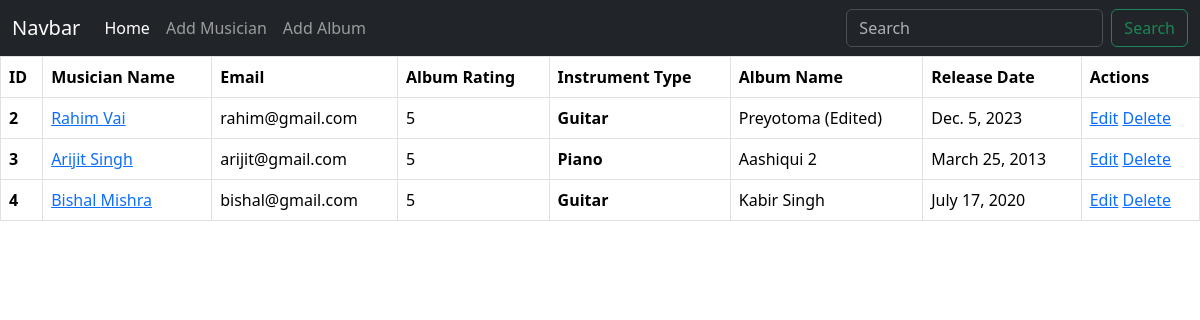
The page / on the database its author committed.
### Album_app/models.py (models this page shows, shortened)
class Album(models.Model):
    album_name = models.CharField(max_length=50)
    album_release_date = models.DateField()
    RATING_CHOICES = [
        (1, 'One'),
        (2, 'Two'),
        (3, 'Three'),
        (4, 'Four'),
        (5, 'Five'),
    ]
    rating = models.IntegerField(choices=RATING_CHOICES)  # Stores the rating as an integer
    Musician = models.ForeignKey(Musician, on_delete=models.CASCADE)

### Musician_app/models.py (models this page shows, shortened)
class Musician(models.Model):
    first_name = models.CharField(max_length=20)
    last_name = models.CharField(max_length=30)
    email = models.EmailField(unique=True)  # Enforce unique emails for musicians
    phone = models.CharField(max_length=12, blank=True, null=True)  # Allow optional phone numbers
    instrument = models.CharField(max_length=100)

### Musicians_Directory/views.py (the view)
# urls.py: 2. Add a URL to urlpatterns:  path('', views.home, name='home')
def home(request):
    albums = Album.objects.all()
    return render(request, 'home.html', {'albums' : albums})

### templates/home.html (shortened to what this page needs)
{% extends "base.html" %}
{%load crispy_forms_tags%}
{% block content %}
<table class="table table-bordered">
    <thead>
      <tr>
        <th scope="col">ID</th>
        <th scope="col">Musician Name</th>
        <th scope="col">Email</th>
        <th scope="col">Album Rating</th>
        <th scope="col">Instrument Type</th>
        <th scope="col">Album Name</th>
        <th scope="col">Release Date</th>
        <th scope="col">Actions</th>
      </tr>
    </thead>
    <tbody>
      {% for albumData in albums %}
        <tr>
          <th>{{albumData.id}}</th>
          <td>
            <a href=" {% url  'Edit_Musician' albumData.Musician.id %} ">
              {{albumData.Musician.first_name}}
              {{albumData.Musician.last_name}}
            </a>
          </td>
          <td> {{albumData.Musician.email}} </td>
          <td> {{albumData.rating}} </td>
          <th> {{albumData.Musician.instrument}} </th>
          <td> {{albumData.album_name}} </td>
          <td> {{albumData.album_release_date}} </td>
          <td>
            <a href="{% url 'Edit_Album' albumData.id %}">Edit</a>
            <a href="{% url 'Delete_Album' albumData.id %}">Delete</a>
          </td>
        </tr>
      {% endfor %}
    </tbody>
  </table>
{% endblock content %}

### templates/base.html (shortened to what this page needs)
<!doctype html>
<html lang="en">
  <head>
    <link href="https://cdn.jsdelivr.net/npm/bootstrap@5.3.3/dist/css/bootstrap.min.css" rel="stylesheet">
  </head>
  <body>
    <nav class="navbar navbar-expand-lg bg-dark" data-bs-theme="dark">
        <div class="container-fluid">
          <a class="navbar-brand" href="#">Navbar</a>
          <div class="collapse navbar-collapse" id="navbarSupportedContent">
            <ul class="navbar-nav me-auto mb-2 mb-lg-0">
              <li class="nav-item">
                <a class="nav-link active" aria-current="page" href="{% url 'HomePage' %}">Home</a>
              </li>
              <li class="nav-item">
                <a class="nav-link" href="{% url 'Add_Musician' %}">Add Musician</a>
              </li>
              <li class="nav-item">
                <a class="nav-link" href="{% url 'Add_Album' %}">Add Album</a>
              </li>
            </ul>
            <form class="d-flex" role="search">
              <input class="form-control me-2" type="search" placeholder="Search" aria-label="Search">
              <button class="btn btn-outline-success" type="submit">Search</button>
            </form>
          </div>
        </div>
    </nav>
    {% block content %}
    {% endblock content %}
  </body>
</html>

### rows shown on the page
Album: id "2", Musician.first_name "Rahim", Musician.last_name "Vai", Musician.email "rahim@gmail.com", rating "5", Musician.instrument "Guitar", album_name "Preyotoma (Edited)", album_release_date "Dec. 5, 2023"
Album: id "3", Musician.first_name "Arijit", Musician.last_name "Singh", Musician.email "arijit@gmail.com", rating "5", Musician.instrument "Piano", album_name "Aashiqui 2", album_release_date "March 25, 2013"
Album: id "4", Musician.first_name "Bishal", Musician.last_name "Mishra", Musician.email "bishal@gmail.com", rating "5", Musician.instrument "Guitar", album_name "Kabir Singh", album_release_date "July 17, 2020"
